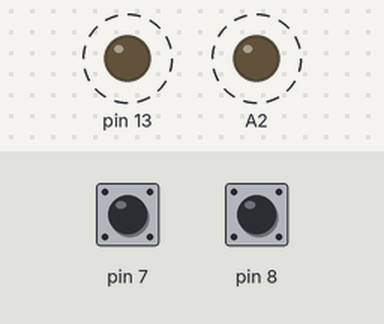
Simulated run of this sketch. Board: Arduino Uno, built with avr-gcc and run on an emulated ATmega328P. On the bench: output pins drawn as LEDs (lit = HIGH). Dashed ring = blinking. Inputs (shaded band) come from the test bench; at power-on: pin 7 HIGH, pin 8 HIGH.

Above: at 0.2 s.
Timing chart, 0 to 3.0 s (numbered marks = the images above):
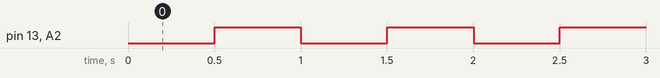

The sketch:

LCD_Button.ino
```cpp
#include <LiquidCrystal.h>

#include <Button.h>
#include <ButtonEventCallback.h>
#include <PushButton.h>
#include <Bounce2.h>

#include <Blinker.h>

//Afficheur

  LiquidCrystal Lcd(12,11,5,4,3,2);

  //------ Actionneur ------//

    PushButton BpR = PushButton(7);
    PushButton BpB = PushButton(8);

  //------ Led ------//

  Blinker BkR(13); // clignotement Led Rose
  Blinker BkB(A2); // clignotement Led Bleu

  //------ Boolean ------//
  boolean Cmd = false; // Choix couleur
  boolean MdR = false; // Mode Rose
  boolean MdB = false; // Mode Bleu

  void BpR_Pressed(Button& btn)
  {
    Serial.println("Bp Rose");
    BkR.stop();
    BkR.on();

  }

  void BpB_Pressed(Button& btn)
  {
    Serial.println("Bp Bleu");
    BkB.stop();
    BkB.on();
  }

  void setup()
  {
    Serial.begin(115200);

    BpR.onPress(BpR_Pressed);
    BpB.onPress(BpB_Pressed);

    BkR.start();
    BkB.start();
  }

  void loop()
  {
      BkR.blink();
      BkB.blink();

      /*if(!Cmd)
      {
        BpR.update();
        BpB.update();
      }*/
  }
```

Measured:
- by itself, pin 13, A2: alternates HIGH for 0.50 s and LOW for 0.50 s
